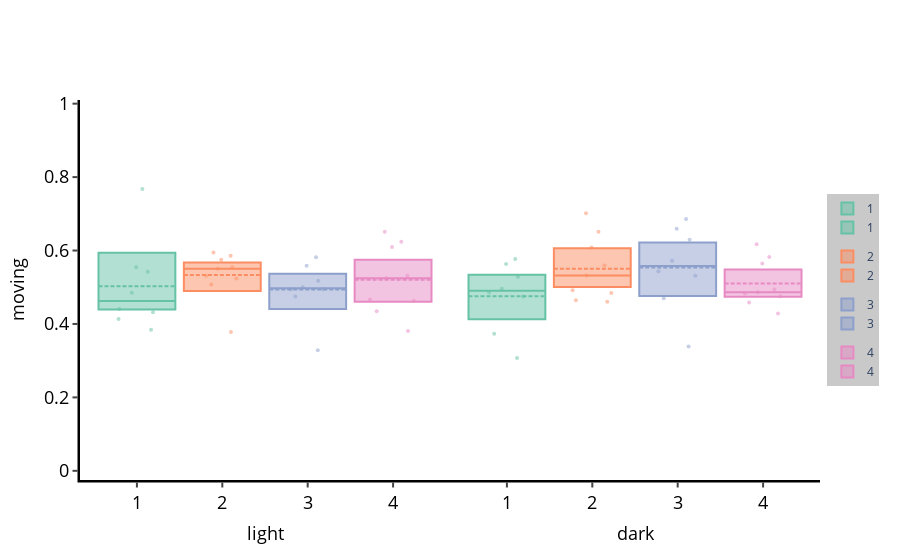

The notebook cell this image was saved under:
### Code cell
f, x = dfp.plot_day_night('moving', facet_col = 'exp_group')
f.show()

### Figure 1 — Plotly figure (JSON) as saved in the notebook; plotly's stock layout.template omitted (floating-point values rounded to 4 significant figures)
{"data": [{"boxpoints": false, "jitter": 0.75, "legendgroup": "1", "marker": {"color": "rgb(102,194,165)"}, "mean": [0.5024], "median": [0.4628], "name": "1", "pointpos": 0, "q1": [0.4392], "q3": [0.5941], "showlegend": true, "type": "box", "width": 0.9, "x": ["1"], "xaxis": "x"}, {"boxpoints": "all", "fillcolor": "rgba(0,0,0,0)", "jitter": 0.75, "legendgroup": "1", "line": {"color": "rgba(0,0,0,0)"}, "marker": {"color": "rgb(102,194,165)", "opacity": 0.5, "size": 4}, "name": "1", "pointpos": 0, "showlegend": false, "type": "box", "width": 0.9, "x": ["1", "1", "1", "1", "1", "1", "1", "1"], "xaxis": "x", "y": [0.5545, 0.5423, 0.4136, 0.4847, 0.3845, 0.4316, 0.4409, 0.7674]}, {"boxpoints": false, "jitter": 0.75, "legendgroup": "2", "marker": {"color": "rgb(252,141,98)"}, "mean": [0.5335], "median": [0.5501], "name": "2", "pointpos": 0, "q1": [0.4898], "q3": [0.5675], "showlegend": true, "type": "box", "width": 0.9, "x": ["2"], "xaxis": "x"}, {"boxpoints": "all", "fillcolor": "rgba(0,0,0,0)", "jitter": 0.75, "legendgroup": "2", "line": {"color": "rgba(0,0,0,0)"}, "marker": {"color": "rgb(252,141,98)", "opacity": 0.5, "size": 4}, "name": "2", "pointpos": 0, "showlegend": false, "type": "box", "width": 0.9, "x": ["2", "2", "2", "2", "2", "2", "2", "2", "2"], "xaxis": "x", "y": [0.3782, 0.575, 0.5076, 0.5948, 0.524, 0.5861, 0.5312, 0.5545, 0.5501]}, {"boxpoints": false, "jitter": 0.75, "legendgroup": "3", "marker": {"color": "rgb(141,160,203)"}, "mean": [0.4938], "median": [0.4975], "name": "3", "pointpos": 0, "q1": [0.441], "q3": [0.5366], "showlegend": true, "type": "box", "width": 0.9, "x": ["3"], "xaxis": "x"}, {"boxpoints": "all", "fillcolor": "rgba(0,0,0,0)", "jitter": 0.75, "legendgroup": "3", "line": {"color": "rgba(0,0,0,0)"}, "marker": {"color": "rgb(141,160,203)", "opacity": 0.5, "size": 4}, "name": "3", "pointpos": 0, "showlegend": false, "type": "box", "width": 0.9, "x": ["3", "3", "3", "3", "3", "3", "3", "3"], "xaxis": "x", "y": [0.5002, 0.3282, 0.4948, 0.4948, 0.4749, 0.5586, 0.5815, 0.5174]}, {"boxpoints": false, "jitter": 0.75, "legendgroup": "4", "marker": {"color": "rgb(231,138,195)"}, "mean": [0.5206], "median": [0.5246], "name": "4", "pointpos": 0, "q1": [0.4604], "q3": [0.5752], "showlegend": true, "type": "box", "width": 0.9, "x": ["4"], "xaxis": "x"}, {"boxpoints": "all", "fillcolor": "rgba(0,0,0,0)", "jitter": 0.75, "legendgroup": "4", "line": {"color": "rgba(0,0,0,0)"}, "marker": {"color": "rgb(231,138,195)", "opacity": 0.5, "size": 4}, "name": "4", "pointpos": 0, "showlegend": false, "type": "box", "width": 0.9, "x": ["4", "4", "4", "4", "4", "4", "4", "4", "4"], "xaxis": "x", "y": [0.6508, 0.6094, 0.5314, 0.5246, 0.4634, 0.4664, 0.4348, 0.3806, 0.6238]}, {"boxpoints": false, "jitter": 0.75, "legendgroup": "1", "marker": {"color": "rgb(102,194,165)"}, "mean": [0.4758], "median": [0.4908], "name": "1", "pointpos": 0, "q1": [0.4127], "q3": [0.534], "showlegend": true, "type": "box", "width": 0.9, "x": ["1"], "xaxis": "x2"}, {"boxpoints": "all", "fillcolor": "rgba(0,0,0,0)", "jitter": 0.75, "legendgroup": "1", "line": {"color": "rgba(0,0,0,0)"}, "marker": {"color": "rgb(102,194,165)", "opacity": 0.5, "size": 4}, "name": "1", "pointpos": 0, "showlegend": false, "type": "box", "width": 0.9, "x": ["1", "1", "1", "1", "1", "1", "1", "1"], "xaxis": "x2", "y": [0.5631, 0.4957, 0.4751, 0.5284, 0.3076, 0.4858, 0.3731, 0.5772]}, {"boxpoints": false, "jitter": 0.75, "legendgroup": "2", "marker": {"color": "rgb(252,141,98)"}, "mean": [0.5505], "median": [0.5323], "name": "2", "pointpos": 0, "q1": [0.5003], "q3": [0.6062], "showlegend": true, "type": "box", "width": 0.9, "x": ["2"], "xaxis": "x2"}, {"boxpoints": "all", "fillcolor": "rgba(0,0,0,0)", "jitter": 0.75, "legendgroup": "2", "line": {"color": "rgba(0,0,0,0)"}, "marker": {"color": "rgb(252,141,98)", "opacity": 0.5, "size": 4}, "name": "2", "pointpos": 0, "showlegend": false, "type": "box", "width": 0.9, "x": ["2", "2", "2", "2", "2", "2", "2", "2", "2"], "xaxis": "x2", "y": [0.4608, 0.4846, 0.4645, 0.5589, 0.7016, 0.4922, 0.6513, 0.6082, 0.5323]}, {"boxpoints": false, "jitter": 0.75, "legendgroup": "3", "marker": {"color": "rgb(141,160,203)"}, "mean": [0.5538], "median": [0.5578], "name": "3", "pointpos": 0, "q1": [0.476], "q3": [0.622], "showlegend": true, "type": "box", "width": 0.9, "x": ["3"], "xaxis": "x2"}, {"boxpoints": "all", "fillcolor": "rgba(0,0,0,0)", "jitter": 0.75, "legendgroup": "3", "line": {"color": "rgba(0,0,0,0)"}, "marker": {"color": "rgb(141,160,203)", "opacity": 0.5, "size": 4}, "name": "3", "pointpos": 0, "showlegend": false, "type": "box", "width": 0.9, "x": ["3", "3", "3", "3", "3", "3", "3", "3"], "xaxis": "x2", "y": [0.5436, 0.3386, 0.572, 0.5315, 0.6294, 0.6594, 0.6859, 0.4701]}, {"boxpoints": false, "jitter": 0.75, "legendgroup": "4", "marker": {"color": "rgb(231,138,195)"}, "mean": [0.51], "median": [0.4864], "name": "4", "pointpos": 0, "q1": [0.474], "q3": [0.5486], "showlegend": true, "type": "box", "width": 0.9, "x": ["4"], "xaxis": "x2"}, {"boxpoints": "all", "fillcolor": "rgba(0,0,0,0)", "jitter": 0.75, "legendgroup": "4", "line": {"color": "rgba(0,0,0,0)"}, "marker": {"color": "rgb(231,138,195)", "opacity": 0.5, "size": 4}, "name": "4", "pointpos": 0, "showlegend": false, "type": "box", "width": 0.9, "x": ["4", "4", "4", "4", "4", "4", "4", "4", "4"], "xaxis": "x2", "y": [0.5647, 0.4939, 0.5824, 0.4588, 0.4757, 0.4864, 0.4284, 0.483, 0.6171]}], "layout": {"legend": {"bgcolor": "rgba(201, 201, 201, 1)", "bordercolor": "grey", "font": {"size": 12}, "x": 1.01, "y": 0.5}, "plot_bgcolor": "white", "title": {"text": ""}, "xaxis": {"domain": [0, 0.5], "linecolor": "black", "linewidth": 2.5, "showgrid": false, "tickfont": {"color": "black", "size": 18}, "ticks": "outside", "tickwidth": 2, "title": {"font": {"color": "black", "size": 18}, "text": "light"}, "type": "-", "zeroline": false}, "xaxis2": {"domain": [0.5, 1], "linecolor": "black", "linewidth": 2.5, "showgrid": false, "tickfont": {"color": "black", "size": 18}, "ticks": "outside", "tickwidth": 2, "title": {"font": {"color": "black", "size": 18}, "text": "dark"}, "type": "-", "zeroline": false}, "yaxis": {"dtick": 0.2, "linecolor": "black", "linewidth": 2.5, "range": [-0.025, 1.01], "rangemode": "tozero", "showgrid": false, "tick0": 0, "tickfont": {"color": "black", "size": 18}, "ticks": "outside", "tickwidth": 2, "title": {"font": {"color": "black", "size": 18}, "text": "moving"}, "type": "-", "zeroline": false}}}
